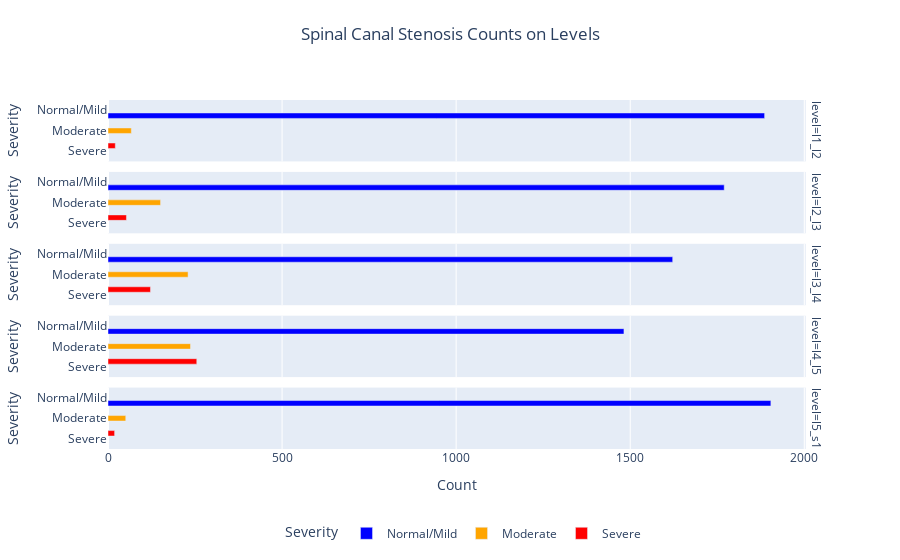

Write notebook code for a chart like this one.
### Code cell
color_map = {
    'Normal/Mild': 'blue',
    'Moderate': 'orange',
    'Severe': 'red'
}

# 막대 그래프 생성
fig = px.bar(
    df_train_spinal_canal_stenosis_counts, 
    x='count', 
    y='spinal_canal_stenosis', 
    color='spinal_canal_stenosis',  # 색상 기준을 spinal_canal_stenosis로 설정
    facet_row='level',  # 각 level에 대해 가로로 정렬
    color_discrete_map=color_map,  # `spinal_canal_stenosis`에 따라 색상 매핑
    labels={'count':'Count', 'spinal_canal_stenosis':'Severity'},
    title='Spinal Canal Stenosis Counts on Levels'
)

# 그래프 레이아웃 조정
fig.update_layout(barmode='group',
                  legend=dict(
                    orientation="h",  # 범례를 수평으로 배치
                    yanchor="top",  # 범례의 기준을 상단에 맞춤
                    y=-0.2,  # Y축 위치 조정 (그래프의 아래쪽)
                    xanchor="center",  # 범례의 기준을 가운데에 맞춤
                    x=0.5)  # X축 위치 조정 (그래프의 가운데) 
                  ,title={
                    'x': 0.5,  # 제목을 그래프의 가로 중앙으로 설정
                    'xanchor': 'center',  # 제목을 중앙에 맞춤
                    'y': 0.95,  # 제목의 세로 위치 (그래프의 상단과 가까운 위치)
                    'yanchor': 'top',  # 제목의 상단을 기준으로 설정
                    'pad': {'b': 20}  # 제목과 그래프 사이의 거리 설정 (아래쪽 마진)
                  })

fig.show()

### Figure 1 — Plotly figure (JSON) as saved in the notebook; plotly's stock layout.template omitted (floating-point values rounded to 4 significant figures)
{"data": [{"alignmentgroup": "True", "hovertemplate": "Severity=%{y}<br>level=l1_l2<br>Count=%{x}<extra></extra>", "legendgroup": "Normal/Mild", "marker": {"color": "blue", "pattern": {"shape": ""}}, "name": "Normal/Mild", "offsetgroup": "Normal/Mild", "orientation": "h", "showlegend": true, "textposition": "auto", "type": "bar", "x": [1886], "xaxis": "x5", "y": ["Normal/Mild"], "yaxis": "y5"}, {"alignmentgroup": "True", "hovertemplate": "Severity=%{y}<br>level=l2_l3<br>Count=%{x}<extra></extra>", "legendgroup": "Normal/Mild", "marker": {"color": "blue", "pattern": {"shape": ""}}, "name": "Normal/Mild", "offsetgroup": "Normal/Mild", "orientation": "h", "showlegend": false, "textposition": "auto", "type": "bar", "x": [1770], "xaxis": "x4", "y": ["Normal/Mild"], "yaxis": "y4"}, {"alignmentgroup": "True", "hovertemplate": "Severity=%{y}<br>level=l3_l4<br>Count=%{x}<extra></extra>", "legendgroup": "Normal/Mild", "marker": {"color": "blue", "pattern": {"shape": ""}}, "name": "Normal/Mild", "offsetgroup": "Normal/Mild", "orientation": "h", "showlegend": false, "textposition": "auto", "type": "bar", "x": [1622], "xaxis": "x3", "y": ["Normal/Mild"], "yaxis": "y3"}, {"alignmentgroup": "True", "hovertemplate": "Severity=%{y}<br>level=l4_l5<br>Count=%{x}<extra></extra>", "legendgroup": "Normal/Mild", "marker": {"color": "blue", "pattern": {"shape": ""}}, "name": "Normal/Mild", "offsetgroup": "Normal/Mild", "orientation": "h", "showlegend": false, "textposition": "auto", "type": "bar", "x": [1482], "xaxis": "x2", "y": ["Normal/Mild"], "yaxis": "y2"}, {"alignmentgroup": "True", "hovertemplate": "Severity=%{y}<br>level=l5_s1<br>Count=%{x}<extra></extra>", "legendgroup": "Normal/Mild", "marker": {"color": "blue", "pattern": {"shape": ""}}, "name": "Normal/Mild", "offsetgroup": "Normal/Mild", "orientation": "h", "showlegend": false, "textposition": "auto", "type": "bar", "x": [1904], "xaxis": "x", "y": ["Normal/Mild"], "yaxis": "y"}, {"alignmentgroup": "True", "hovertemplate": "Severity=%{y}<br>level=l1_l2<br>Count=%{x}<extra></extra>", "legendgroup": "Moderate", "marker": {"color": "orange", "pattern": {"shape": ""}}, "name": "Moderate", "offsetgroup": "Moderate", "orientation": "h", "showlegend": true, "textposition": "auto", "type": "bar", "x": [67], "xaxis": "x5", "y": ["Moderate"], "yaxis": "y5"}, {"alignmentgroup": "True", "hovertemplate": "Severity=%{y}<br>level=l2_l3<br>Count=%{x}<extra></extra>", "legendgroup": "Moderate", "marker": {"color": "orange", "pattern": {"shape": ""}}, "name": "Moderate", "offsetgroup": "Moderate", "orientation": "h", "showlegend": false, "textposition": "auto", "type": "bar", "x": [151], "xaxis": "x4", "y": ["Moderate"], "yaxis": "y4"}, {"alignmentgroup": "True", "hovertemplate": "Severity=%{y}<br>level=l3_l4<br>Count=%{x}<extra></extra>", "legendgroup": "Moderate", "marker": {"color": "orange", "pattern": {"shape": ""}}, "name": "Moderate", "offsetgroup": "Moderate", "orientation": "h", "showlegend": false, "textposition": "auto", "type": "bar", "x": [230], "xaxis": "x3", "y": ["Moderate"], "yaxis": "y3"}, {"alignmentgroup": "True", "hovertemplate": "Severity=%{y}<br>level=l4_l5<br>Count=%{x}<extra></extra>", "legendgroup": "Moderate", "marker": {"color": "orange", "pattern": {"shape": ""}}, "name": "Moderate", "offsetgroup": "Moderate", "orientation": "h", "showlegend": false, "textposition": "auto", "type": "bar", "x": [237], "xaxis": "x2", "y": ["Moderate"], "yaxis": "y2"}, {"alignmentgroup": "True", "hovertemplate": "Severity=%{y}<br>level=l5_s1<br>Count=%{x}<extra></extra>", "legendgroup": "Moderate", "marker": {"color": "orange", "pattern": {"shape": ""}}, "name": "Moderate", "offsetgroup": "Moderate", "orientation": "h", "showlegend": false, "textposition": "auto", "type": "bar", "x": [51], "xaxis": "x", "y": ["Moderate"], "yaxis": "y"}, {"alignmentgroup": "True", "hovertemplate": "Severity=%{y}<br>level=l1_l2<br>Count=%{x}<extra></extra>", "legendgroup": "Severe", "marker": {"color": "red", "pattern": {"shape": ""}}, "name": "Severe", "offsetgroup": "Severe", "orientation": "h", "showlegend": true, "textposition": "auto", "type": "bar", "x": [21], "xaxis": "x5", "y": ["Severe"], "yaxis": "y5"}, {"alignmentgroup": "True", "hovertemplate": "Severity=%{y}<br>level=l2_l3<br>Count=%{x}<extra></extra>", "legendgroup": "Severe", "marker": {"color": "red", "pattern": {"shape": ""}}, "name": "Severe", "offsetgroup": "Severe", "orientation": "h", "showlegend": false, "textposition": "auto", "type": "bar", "x": [53], "xaxis": "x4", "y": ["Severe"], "yaxis": "y4"}, {"alignmentgroup": "True", "hovertemplate": "Severity=%{y}<br>level=l3_l4<br>Count=%{x}<extra></extra>", "legendgroup": "Severe", "marker": {"color": "red", "pattern": {"shape": ""}}, "name": "Severe", "offsetgroup": "Severe", "orientation": "h", "showlegend": false, "textposition": "auto", "type": "bar", "x": [122], "xaxis": "x3", "y": ["Severe"], "yaxis": "y3"}, {"alignmentgroup": "True", "hovertemplate": "Severity=%{y}<br>level=l4_l5<br>Count=%{x}<extra></extra>", "legendgroup": "Severe", "marker": {"color": "red", "pattern": {"shape": ""}}, "name": "Severe", "offsetgroup": "Severe", "orientation": "h", "showlegend": false, "textposition": "auto", "type": "bar", "x": [255], "xaxis": "x2", "y": ["Severe"], "yaxis": "y2"}, {"alignmentgroup": "True", "hovertemplate": "Severity=%{y}<br>level=l5_s1<br>Count=%{x}<extra></extra>", "legendgroup": "Severe", "marker": {"color": "red", "pattern": {"shape": ""}}, "name": "Severe", "offsetgroup": "Severe", "orientation": "h", "showlegend": false, "textposition": "auto", "type": "bar", "x": [19], "xaxis": "x", "y": ["Severe"], "yaxis": "y"}], "layout": {"annotations": [{"font": {}, "showarrow": false, "text": "level=l5_s1", "textangle": 90, "x": 0.98, "xanchor": "left", "xref": "paper", "y": 0.088, "yanchor": "middle", "yref": "paper"}, {"font": {}, "showarrow": false, "text": "level=l4_l5", "textangle": 90, "x": 0.98, "xanchor": "left", "xref": "paper", "y": 0.294, "yanchor": "middle", "yref": "paper"}, {"font": {}, "showarrow": false, "text": "level=l3_l4", "textangle": 90, "x": 0.98, "xanchor": "left", "xref": "paper", "y": 0.5, "yanchor": "middle", "yref": "paper"}, {"font": {}, "showarrow": false, "text": "level=l2_l3", "textangle": 90, "x": 0.98, "xanchor": "left", "xref": "paper", "y": 0.706, "yanchor": "middle", "yref": "paper"}, {"font": {}, "showarrow": false, "text": "level=l1_l2", "textangle": 90, "x": 0.98, "xanchor": "left", "xref": "paper", "y": 0.912, "yanchor": "middle", "yref": "paper"}], "autosize": true, "barmode": "group", "legend": {"orientation": "h", "title": {"text": "Severity"}, "tracegroupgap": 0, "x": 0.5, "xanchor": "center", "y": -0.2, "yanchor": "top"}, "title": {"pad": {"b": 20}, "text": "Spinal Canal Stenosis Counts on Levels", "x": 0.5, "xanchor": "center", "y": 0.95, "yanchor": "top"}, "xaxis": {"anchor": "y", "autorange": true, "domain": [0, 0.98], "range": [0, 2004.0], "title": {"text": "Count"}, "type": "linear"}, "xaxis2": {"anchor": "y2", "autorange": true, "domain": [0, 0.98], "matches": "x", "range": [0, 2004.0], "showticklabels": false, "type": "linear"}, "xaxis3": {"anchor": "y3", "autorange": true, "domain": [0, 0.98], "matches": "x", "range": [0, 2004.0], "showticklabels": false, "type": "linear"}, "xaxis4": {"anchor": "y4", "autorange": true, "domain": [0, 0.98], "matches": "x", "range": [0, 2004.0], "showticklabels": false, "type": "linear"}, "xaxis5": {"anchor": "y5", "autorange": true, "domain": [0, 0.98], "matches": "x", "range": [0, 2004.0], "showticklabels": false, "type": "linear"}, "yaxis": {"anchor": "x", "autorange": true, "categoryarray": ["Severe", "Moderate", "Normal/Mild"], "categoryorder": "array", "domain": [0, 0.176], "range": [-0.5, 2.5], "title": {"text": "Severity"}, "type": "category"}, "yaxis2": {"anchor": "x2", "autorange": true, "categoryarray": ["Severe", "Moderate", "Normal/Mild"], "categoryorder": "array", "domain": [0.206, 0.382], "matches": "y", "range": [-0.5, 2.5], "title": {"text": "Severity"}, "type": "category"}, "yaxis3": {"anchor": "x3", "autorange": true, "categoryarray": ["Severe", "Moderate", "Normal/Mild"], "categoryorder": "array", "domain": [0.412, 0.588], "matches": "y", "range": [-0.5, 2.5], "title": {"text": "Severity"}, "type": "category"}, "yaxis4": {"anchor": "x4", "autorange": true, "categoryarray": ["Severe", "Moderate", "Normal/Mild"], "categoryorder": "array", "domain": [0.618, 0.794], "matches": "y", "range": [-0.5, 2.5], "title": {"text": "Severity"}, "type": "category"}, "yaxis5": {"anchor": "x5", "autorange": true, "categoryarray": ["Severe", "Moderate", "Normal/Mild"], "categoryorder": "array", "domain": [0.824, 1], "matches": "y", "range": [-0.5, 2.5], "title": {"text": "Severity"}, "type": "category"}}}
